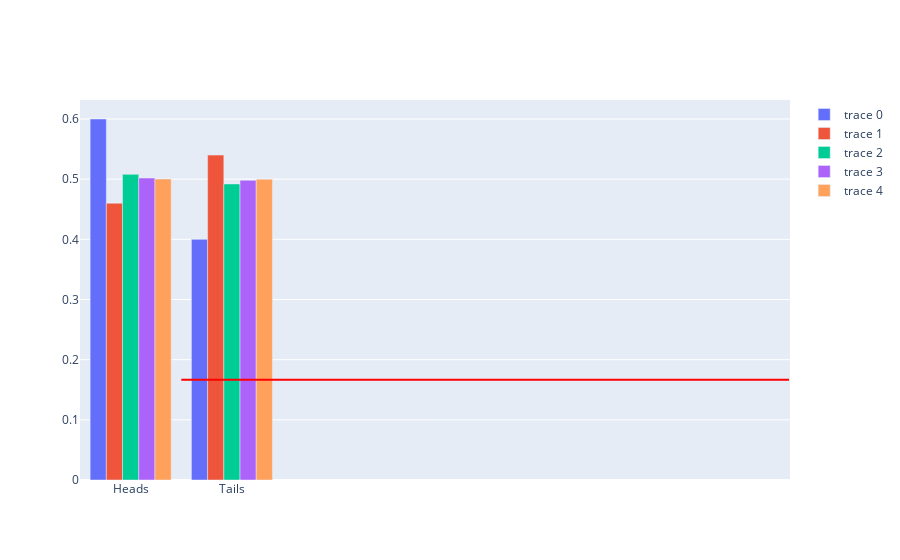

The notebook cell saved with this chart:
### Code cell
results = {shots: toss_coin(shots) for shots in [10, 100, 1000, 10000, 1000000]}
fig = pg.Figure([pg.Bar(x=result.value_counts().keys(),
                        y=result.value_counts().values / shots,)
                    for shots, result in results.items()])
fig.add_shape(type='line', x0=0.5, y0=1/6, x1=6.5, y1=1/6, line=dict(color='Red',))
fig.show()

### Figure 1 — Plotly figure (JSON) as saved in the notebook; plotly's stock layout.template omitted (floating-point values rounded to 4 significant figures)
{"data": [{"type": "bar", "x": ["Heads", "Tails"], "y": [0.6, 0.4]}, {"type": "bar", "x": ["Tails", "Heads"], "y": [0.54, 0.46]}, {"type": "bar", "x": ["Heads", "Tails"], "y": [0.508, 0.492]}, {"type": "bar", "x": ["Heads", "Tails"], "y": [0.5019, 0.4981]}, {"type": "bar", "x": ["Heads", "Tails"], "y": [0.5002, 0.4998]}], "layout": {"shapes": [{"line": {"color": "Red"}, "type": "line", "x0": 0.5, "x1": 6.5, "y0": 0.1667, "y1": 0.1667}]}}
